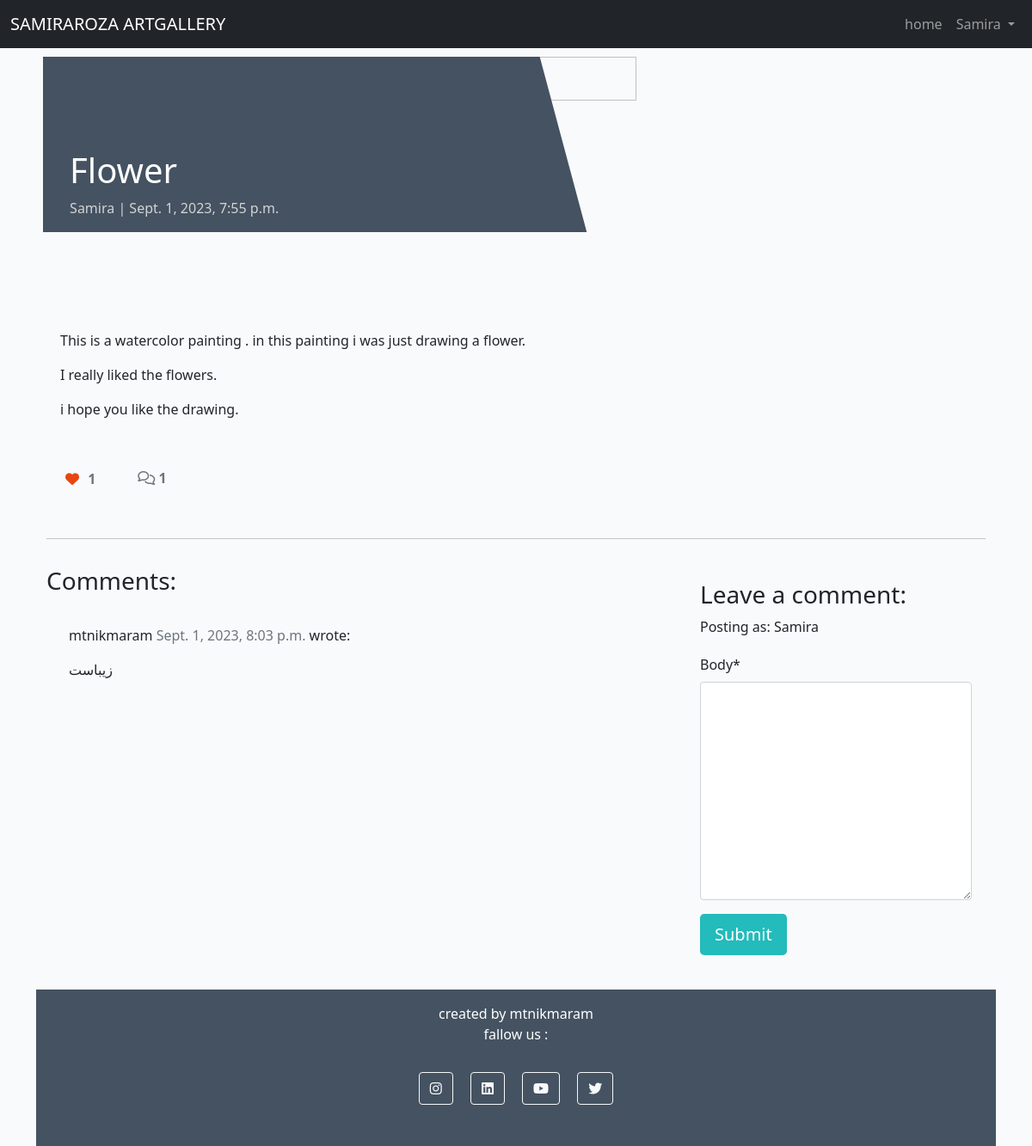
Page /flower/ (signed in) on the committed database.
### store/models.py (models this page shows, shortened)
class Post(models.Model):
    title = models.CharField(max_length=200, unique=True)
    slug = models.SlugField(max_length=200, unique=True)
    author = models.ForeignKey(User, on_delete=models.CASCADE, related_name="blog_posts")
    updated_on = models.DateTimeField(auto_now=True)
    content = models.TextField()
    featured_image = CloudinaryField('image', default='placeholder')
    excerpt = models.TextField(blank=True)
    created_on = models.DateTimeField(auto_now_add=True)
    status = models.IntegerField(choices=STATUS, default=0)
    likes = models.ManyToManyField(User, related_name='blogpost_like', blank=True)
    approved = models.BooleanField(default=False)
    class Meta:
        ordering = ["-created_on"]
    def number_of_likes(self):
        return self.likes.count()

class Comment(models.Model):
    post = models.ForeignKey(Post, on_delete=models.CASCADE, related_name="comments")
    name = models.CharField(max_length=80)
    email = models.EmailField()
    body = models.TextField()
    created_on = models.DateTimeField(auto_now_add=True)
    approved = models.BooleanField(default=False)
    class Meta:
        ordering = ["created_on"]

### store/views.py (the view, shortened to what this page needs)
# urls.py: path('<slug:slug>/', views.PostDetail.as_view(), name='post_detail'),
class PostDetail(View):
    def get(self, request, slug, *args, **kwargs):
        queryset = Post.objects.filter(status=1)
        post = get_object_or_404(queryset, slug=slug)
        comments = post.comments.filter(approved=True).order_by("-created_on")
        liked = False
        if post.likes.filter(id=request.user.id).exists():
            liked = True
        return render(
            request,
            "post_detail.html",
            {
                "post": post,
                "comments": comments,
                "commented": False,
                "liked": liked,
                "comment_form": CommentForm()
            },
        )

### store/forms.py
class CommentForm(forms.ModelForm):
    class Meta:
        model = Comment
        fields = ('body',)

### templates/post_detail.html (shortened to what this page needs)
{% extends 'base.html' %} {% block content %}
{% load crispy_forms_tags %}
<div class="masthead">
    <div class="container">
        <div class="row g-2">
            <div class="col-md-6 masthead-text">
                <h1 class="post-title">{{ post.title }}</h1>
                <p class="post-subtitle">{{ post.author }} | {{ post.created_on }}</p>
            </div>
            <div class="d-none d-md-block col-md-6 masthead-image">
                {% if "placeholder" in post.featured_image.url %}
                <img src="{{ post.featured_image.url }}" width="50%" height="50%">
                {% else %}
                <img src="{{ post.featured_image.url }}" width="50%" height="50%">
                {% endif %}
            </div>
        </div>
    </div>
</div>
<div class="container">
    <div class="row">
        <div class="col card mb-4  mt-3 left  top">
            <div class="card-body">
                <p class="card-text ">
                    {{ post.content | safe }}
                </p>
                <div class="row">
                    <div class="col-1">
                        <strong>
                            {% if user.is_authenticated %}
                            <form class="d-inline" action="{% url 'post_like' post.slug %}" method="POST">
                                {% if liked %}
                                <button type="submit" name="blogpost_id" value="{{post.slug}}" class="btn-like"><i class="fas fa-heart"></i></button>
                                {% else %}
                                <button type="submit" name="blogpost_id" value="{{post.slug}}" class="btn-like"><i class="far fa-heart"></i></button>
                                {% endif %}
                            </form>
                            {% else %}
                            <span class="text-secondary"><i class="far fa-heart"></i></span>
                            {% endif %}
                        <span class="text-secondary">{{ post.number_of_likes }} </span>
                        </strong>
                    </div>
                    <div class="col-1">
                        {% with comments.count as total_comments %}
                        <strong class="text-secondary"><i class="far fa-comments"></i>
                            {{ total_comments }}</strong>
                        {% endwith %}
                    </div>
                </div>
            </div>
        </div>
    </div>
    <div class="row">
        <div class="col">
            <hr>
        </div>
    </div>
    <div class="row">
        <div class="col-md-8 card mb-4  mt-3 ">
            <h3>Comments:</h3>
            <div class="card-body">
                {% for comment in comments %}
                <div class="comments" style="padding: 10px;">
                    <p class="font-weight-bold">
                        {{ comment.name }}
                        <span class=" text-muted font-weight-normal">
                            {{ comment.created_on }}
                        </span> wrote:
                    </p>
                    {{ comment.body | linebreaks }}
                </div>
                {% endfor %}
            </div>
        </div>
        <div class="col-md-4 card mb-4  mt-3 ">
            <div class="card-body">
                {% if commented %}
                <div class="alert alert-success" role="alert">
                    Your comment is awaiting approval
                </div>
                {% else %}
                {% if user.is_authenticated %}
                <h3>Leave a comment:</h3>
                <p>Posting as: {{ user.username }}</p>
                <form method="post" style="margin-top: 1.3em;">
                    {{ comment_form | crispy }}
                    <button type="submit" class="btn btn-signup btn-lg">Submit</button>
                </form>
                {% endif %}
                {% endif %}
            </div>
        </div>
    </div>
</div>
{% endblock content %}

### templates/base.html (shortened to what this page needs)
{% load static %}
<!DOCTYPE html>
<html lang="en-US">
<head>
    <link href="https://cdn.jsdelivr.net/npm/bootstrap@5.0.1/dist/css/bootstrap.min.css" rel="stylesheet"
>
    <link rel="stylesheet" href="{% static 'css/style.css' %}">
    <link rel="stylesheet" href="https://cdnjs.cloudflare.com/ajax/libs/font-awesome/6.2.0/css/all.min.css">
</head>
<body class="d-flex flex-column h-100 main-bg">
    <nav class="navbar navbar-expand-lg navbar-dark bg-dark">
        <div class="container-fluid">
            <a class="navbar-brand" href="{% url 'home'%}">SAMIRAROZA ARTGALLERY</a>
            <div class="collapse navbar-collapse" id="navbarNavDropdown">
                <ul class="navbar-nav ms-auto">
                    <li class="nav-item">
                        <a class="nav-link" href="{% url 'home'%}">home</a>
                    </li>
            {% if user.is_authenticated %}
                    <li class="nav-item dropdown">
                        <a class="nav-link dropdown-toggle" href="#" role="button" data-bs-toggle="dropdown"
                            aria-expanded="false">
                            {{ user }}
                        </a>
                    </li>
                    {% else %}
                    <li><a class="nav-link" href="{% url 'account_login' %}">Log In / Sign Up</a></li>
                </ul>
            </div>
            {% endif %}
        </div>
    </nav>
    <div class="container">
    <main class="flex-shrink-0 main-bg">
        {% block content %}
        {% endblock content %}
    </main>
    <footer class="footer mt-auto py-3 dark-bg">
        <p class="m-0 text-center text-white">created by mtnikmaram</p>
        <p class="m-0 text-center text-white">fallow us : </p>
        <div class="text-center my-4">
            <a class="btn btn-outline-light btn-floating m-2" href="https://www.instagram.com/" target="_blank"
                rel="noopener" aria-label="Visit our Instagram page (opens in a new tab)" role="button"><i
                    class="fab fa-instagram"></i></a>
            <a class="btn btn-outline-light btn-floating m-2" href="https://www.linkedin.com/" target="_blank"
                rel="noopener" aria-label="Visit our Linkedin page (opens in a new tab)" role="button"><i
                    class="fab fa-linkedin"></i></a>
            <a class="btn btn-outline-light btn-floating m-2" href="https://youtube.com/" target="_blank"
                rel="noopener" aria-label="Visit our Youtube page (opens in a new tab)" role="button"><i
                    class="fab fa-youtube"></i></a>
            <a class="btn btn-outline-light btn-floating m-2" href="https://twitter.com/" target="_blank"
                rel="noopener" aria-label="Visit our Twitter page (opens in a new tab)" role="button"><i
                    class="fab fa-twitter"></i></a>
        </div>
    </footer>
</body>
</html>

### static/css/style.css (style rules this page uses)
body { background-color: #F9FAFC; }
.dark-bg { background-color: #445261; }
.main-bg { background-color: #F9FAFC; }
.card { height: 80%; border: none; background-color: transparent; }
.card-body { height: 80%; }
.masthead { margin-top: 10px; overflow: hidden; position: relative; display: inline-block; height: 33vh; width: 100%; }
.masthead-text { background-color: #445261; color: white; position: relative; }
.masthead-image { position: relative; overflow: hidden; }
.masthead-image:after { content: ""; position: absolute; top: 0; right: 90%; height: 100%; width: 150%; background: #445261; -webkit-transform: skew(15deg); -moz-transform: skew(15deg); transform: skew(15deg); z-index: 100; }
.post-title { margin-top: 20%; margin-left: 5%; }
.post-subtitle { margin-left: 5%; color: lightgray; }
.btn-signup { background-color: #23BBBB; color: #fff; }
.btn-like { color: #E84610; border: none; background: transparent; }

### rows in the picture
Post: title "Flower", author "Samira", created_on "Sept. 1, 2023, 7:55 p.m.", content "This is a watercolor painting . in this painting i was just drawing a flower. I really liked the flowers. i hope you like the drawing.", number_of_likes "1"
Comment: name "mtnikmaram", created_on "Sept. 1, 2023, 8:03 p.m.", body "زیباست"

### other values in the picture
{{ user }} "Samira"
{{ total_comments }} "1"
{{ user.username }} "Samira"
